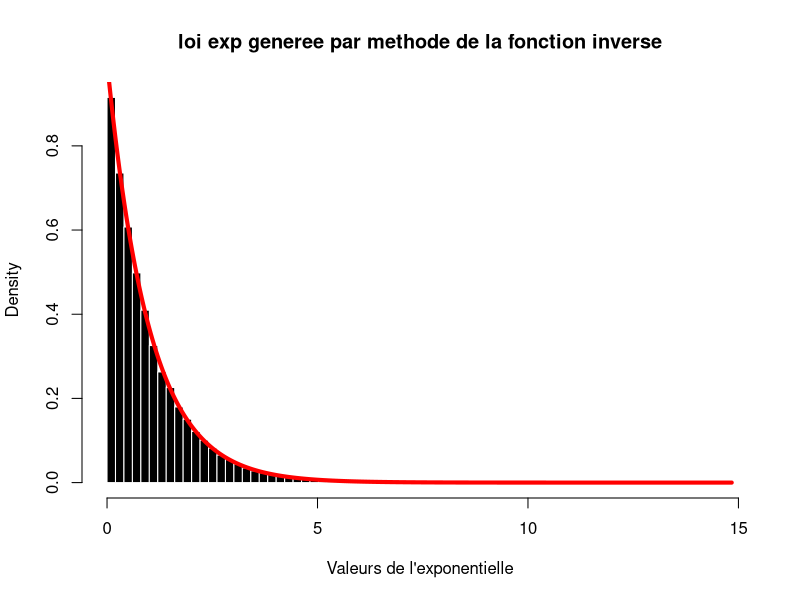
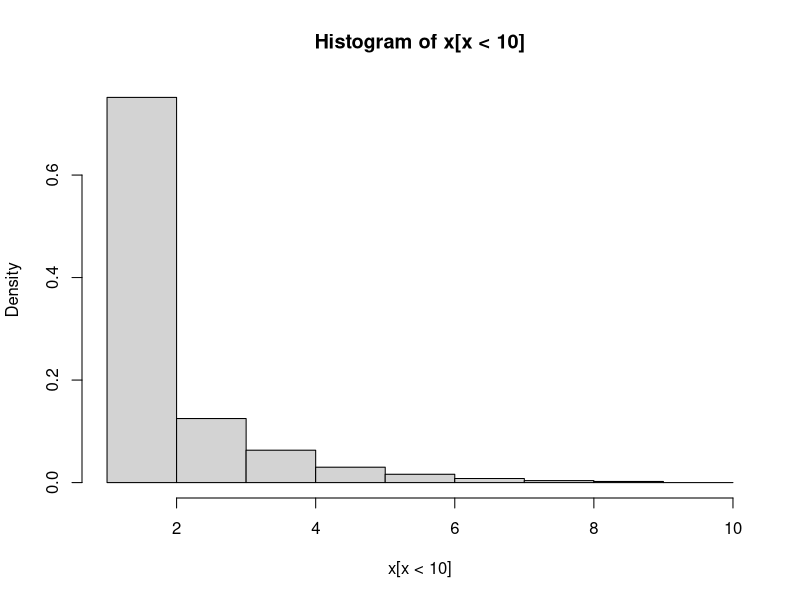
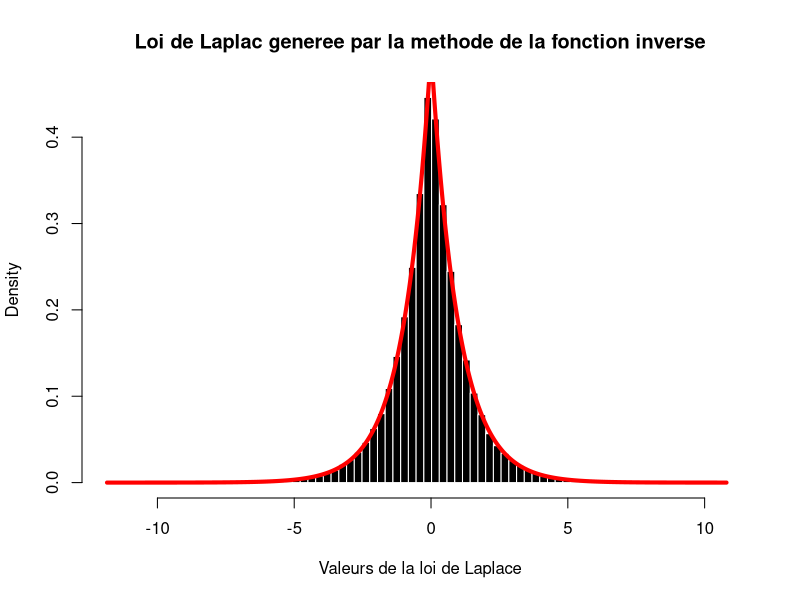
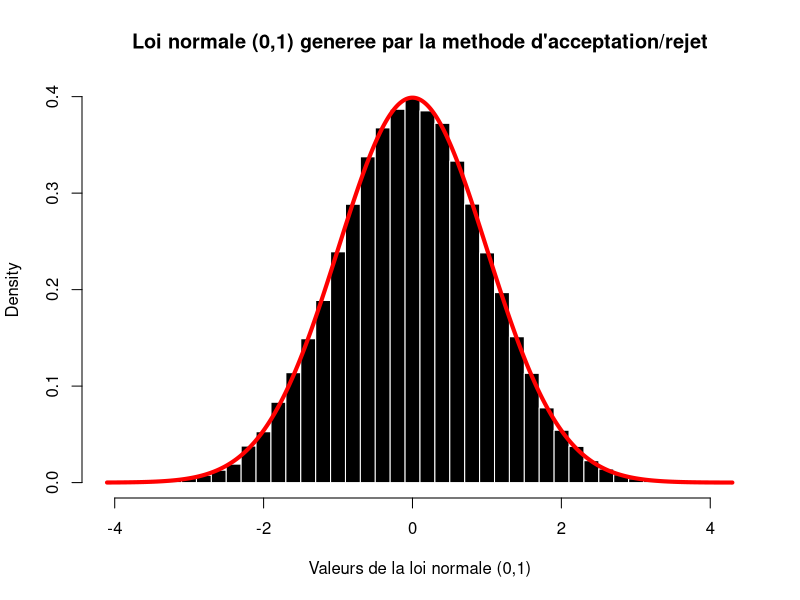

These figures' R source, in order:
### Premier Td Monte Carlo - 09/04

#### Example Méthode de rejet - loi exponentielle ###############

#Simuler selon exp(theta)
simul_exp <- function(n,theta) {
  u = runif(n)
  x = -log(u)/theta
  return(x)
}

n = 10^5
theta = 1
x = simul_exp(n,theta)
hist(x,prob=T,col="black",border="white",
     breaks=seq(min(x),max(x)+sd(x)/5,by=sd(x)/5), #?
     xlab="Valeurs de l'exponentielle",
     main="loi exp generee par methode de la fonction inverse")
lines(seq(0,max(x),0.01),theta*exp(-theta*seq(0,max(x),0.01)),col="red",lwd=4)

#### Application - loi geometrique ###############
#Simuler selon geom(p)
simulgeom <-function(n,p){
  theta = -log(1-p)
  x <- simul_exp(n,theta)
  y <- floor(x)+1
  return(y)
}
x <-simulgeom(n,0.5)
hist(x[x<10], breaks = 1:10,prob=T)
# ameliorer l'histogramme et afficher les vraies valeurs de la loi géométrique

#### Exercice 1 - RANDU #############################
#Non traiteé

#### Exercice 2 - Rejet de loi de Laplace #############################
#### Question 1 ################################################
#Simuler selon laplace
simul_laplace <- function(n) {
  u = runif(n)
  x = log(2*u)*(u<0.5)-log(2*(1-u))*(u>=0.5)
  return(x)
}
x=simul_laplace(n)
hist(x,prob=T,col="black",border="white",
     breaks=seq(min(x),max(x)+sd(x)/5,by=sd(x)/5), #?
     xlab="Valeurs de la loi de Laplace",
     main="Loi de Laplac generee par la methode de la fonction inverse")
lines(seq(min(x),max(x),0.01),0.5*exp(-abs(seq(min(x),max(x),0.01))),col="red",lwd=4)

#### Question 2 ################################################

#Simuler selon loi Normale (Acceptation rejet)
simul_norm=function(n){
  count_trial = 0
  count_trial_passed = 0
  x=rep(NA,n)
  for(i in 1:n){
    u=1;y=0
    while(u>exp(-0.5*(abs(y)-1)^2)){
      count_trial = count_trial + 1
      y=simul_laplace(1);u=runif(1)
    }
    count_trial_passed = count_trial_passed + 1
    x[i]=y
  }
  print(c("Proba d'acceptation", count_trial_passed/count_trial))
  return(x)
}
x=simul_norm(n)
hist(x,prob=T,col="black",border="white",
     breaks=seq(min(x),max(x)+sd(x)/5,by=sd(x)/5), #?
     xlab="Valeurs de la loi normale (0,1)",
     main="Loi normale (0,1) generee par la methode d'acceptation/rejet")
lines(seq(min(x),max(x),0.01),1/sqrt(2*pi)*exp(-0.5*seq(min(x),max(x),0.01)^2),col="red",lwd=4)
#A peut obtenir un résultat vectorisé en se servant de la proba d'acceptation
#mais le longueur de l'output sera aléatoire









